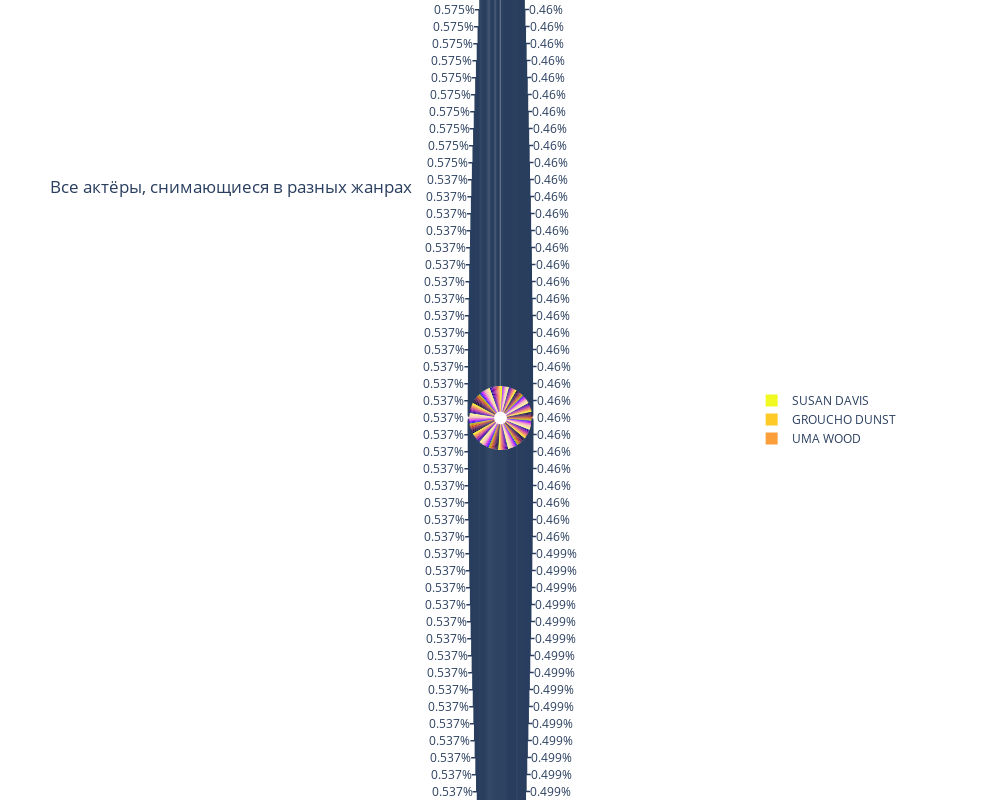

Here is the notebook cell this chart was saved with:
### Code cell
# SQL-запрос: считаем количество уникальных жанров для всех актеров
query_7 = """
SELECT a.actor_id, a.first_name, a.last_name, COUNT(DISTINCT c.category_id) AS unique_genres
FROM actor a
JOIN film_actor fa ON a.actor_id = fa.actor_id
JOIN film_category fc ON fa.film_id = fc.film_id
JOIN category c ON fc.category_id = c.category_id
GROUP BY a.actor_id, a.first_name, a.last_name
ORDER BY unique_genres DESC;
"""

# Выполняем запрос и сохраняем в DataFrame
df_7 = pd.read_sql(query_7, engine)
df_7["actor_name"] = df_7["first_name"] + " " + df_7["last_name"]
df_7.to_csv("output/all_actors_by_genres.csv", index=False)

# Построение круговой диаграммы с Plotly**
fig = px.pie(
    df_7,
    values="unique_genres",
    names="actor_name",
    title=" Все актёры, снимающиеся в разных жанрах",
    hole=0.2,  # Делаем диаграмму "пончиком"
    color_discrete_sequence=px.colors.sequential.Plasma_r,
    width=1000,  # Ширина графика
    height=800   # Высота графика
)

# # Сохранение и показ графика
fig.write_image("output/actors_by_genres_piechart_all.png")
fig.show()

### Figure 1 — Plotly figure (JSON) as saved in the notebook; plotly's stock layout.template omitted (floating-point values rounded to 4 significant figures; data arrays with more than 128 entries replaced by an {"elided": "..."} marker saying what was removed)
{"data": [{"domain": {"x": [0, 1], "y": [0, 1]}, "hole": 0.2, "hovertemplate": "actor_name=%{label}<br>unique_genres=%{value}<extra></extra>", "labels": {"elided": "200 str values"}, "legendgroup": "", "name": "", "showlegend": true, "type": "pie", "values": {"elided": "200 int values"}}], "layout": {"height": 800, "legend": {"tracegroupgap": 0}, "piecolorway": ["#f0f921", "#fdca26", "#fb9f3a", "#ed7953", "#d8576b", "#bd3786", "#9c179e", "#7201a8", "#46039f", "#0d0887"], "title": {"text": " Все актёры, снимающиеся в разных жанрах"}, "width": 1000}}
